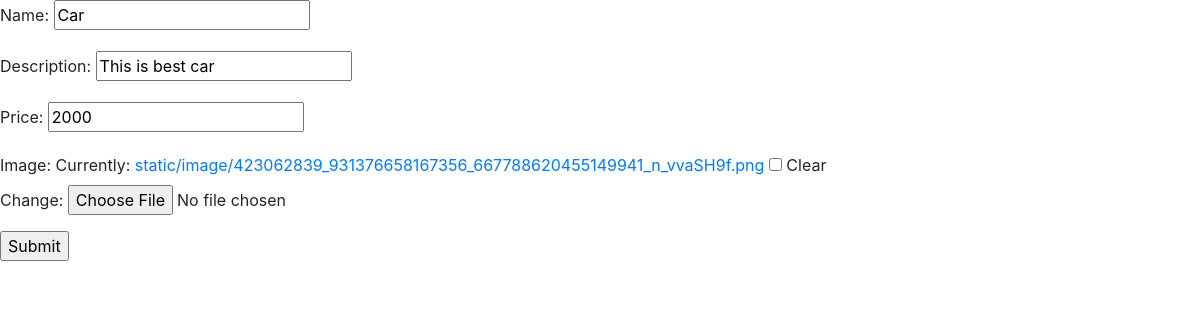
Screenshot of /updateitem/10/ with the database file from the repository.
### Home/models.py (models this page shows, shortened)
class item(models.Model):
    name = models.CharField(max_length=100)
    description = models.CharField(max_length=100,null=True)
    price = models.IntegerField()
    image = models.ImageField(upload_to='static/image/',null=True,blank=True)

### Home/views.py (the view)
def update_item(request,id):
    Item = item.objects.get(pk=id)
    form = itemupdateform(instance = Item)
    if request.method == 'POST':
        form = itemupdateform(request.POST, request.FILES, instance=Item)
        if form.is_valid():
            form.save()
            return redirect('index')
    return render(request,'Home/update_item.html',{'form':form})

### Home/forms.py
class itemupdateform(forms.ModelForm):
    class Meta:
        model = item
        fields = ['name','description','price','image']

### Home/templates/Home/update_item.html (shortened to what this page needs)
{%extends 'base.html'%}
{% load static %}
{%block content %}
<form method='POST'  enctype="multipart/form-data">
    {{form.as_p}}
    <input type='submit' value='Submit'>
    </form>
{%endblock%}

### rows the page displays
item: name "Car", description "This is best car", price "2000"
